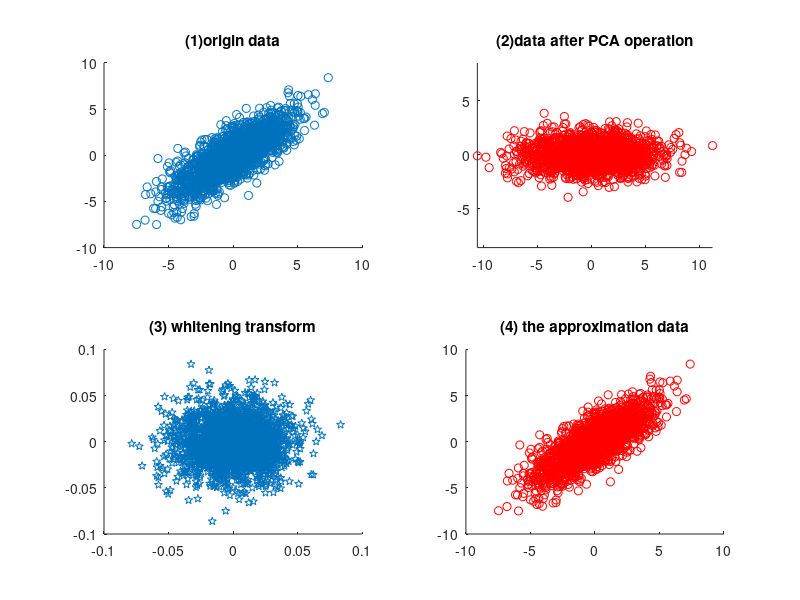

MATLAB code to generate this figure:
function [pcaResult, whitenResult, result] = Exercise5_3(varargin)

ip = inputParser;

% specify the random seed
rng(0);
% generate the data matrix
data = randn(2000, 2) * [2 1; 1 2];
% draw the data on the figure
subplot(2,2,1);
scatter(data(:, 1), data(:, 2));
title("(1)origin data");
% begin to perform the pca (PS: the (a) question)

% transform the matrix by reducing the mean value
meanVector = mean(data);
data = data - meanVector;
% calculate the cov matrix (PS: we use the X'X to calculate the two eigenvalue, we can prove that
% the first min(n, m) eigenvalue of X'X equal to those ones of the XX')
% covMatrix = X' * X;
% procude the svd to get the singularity value and right singu vectors
[~, D, VT] = svd(data);
singularityValues = diag(D);
eigenValues = singularityValues .* singularityValues;
% the eigenvectors are colum of VT
% result = meanVector + data * VT(1, :)' * VT(1, :) + data * VT(2, :)' * VT(2, :);
% PS: the more general representation(because data = [x1, x2, x3 ....]'&& VT = [v1, v2])
result = meanVector + data * VT * VT';
pcaResult = data*VT;
subplot(2,2,2);
scatter(pcaResult(:, 1), pcaResult(:, 2), 'r');
title("(2)data after PCA operation");
% use this line to avoid the visual equation between axis x and axis y
axis equal
% perform the whitening transform
w = diag(power(eigenValues, -1/2));
% PS: if we perform the norm operation, we could get the same figure as the
% picture in the book  i.e. the equation w = diag(power(eigenValues, -1/2)/norm(power(eigenValues, -1/2)));
whitenResult = data*VT*w;
subplot(2,2,3);
scatter(whitenResult(:, 1), whitenResult(:, 2), 'p');
title("(3) whitening transform");
subplot(2,2,4);
scatter(result(:, 1), result(:, 2), 'r');
title("(4) the approximation data");
